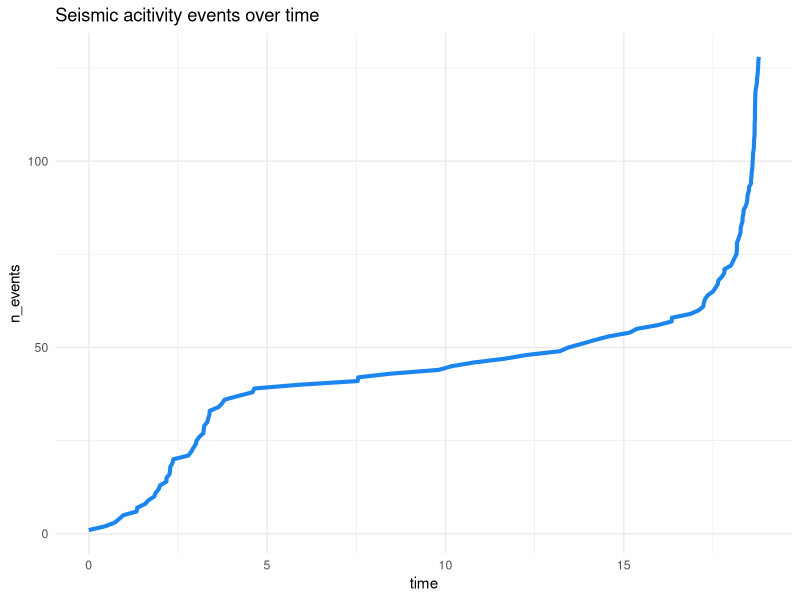

This chart was generated by the following R code: (Note: this script raises an error after producing the figure.)
library(tidyverse)
library(nloptr)
library(caret)
library(randomForest)

mining <- read_csv("MiningTraining2016.csv", col_names = c("time", "collapse")) %>%
  mutate(time = time / 60000000,
         n_events = seq(1, n(), 1))

theme_set(
  theme_minimal()
)

mining %>%
  ggplot(aes(time, n_events)) +
  geom_line(size = 1.4, colour = "dodgerblue2") +
  ggtitle("Seismic acitivity events over time")

#parameter estimation
dt <- 0.05

w <- 10 # experiment with window width to estimate intensity

n <- 50 # experiment with number of observations of intensity in the model

t0 <- ((n + w) * dt) # earliest time when regression can be fitted

i0 <- (findInterval(t0, mining$time) + 1) # earliest event number 

current_time <- mining$time[i0]

t_grid <- seq(current_time - t0 + dt, current_time, by = dt) # grid at t0

head(t_grid)

events_grid <- findInterval(t_grid, mining$time)

events_grid

N <- length(t_grid)

intensity <- events_grid[(w+1):N] - events_grid[1:(N-w)]

intensity <- intensity / (dt*w) # events per minute

time_grid <- t_grid[(N-n+1):N] # timeGrid contains t_i, i=1,...n

# Use pmax(x, 0.1) to avoid log(0)
log_intensity <- log(pmax(intensity, 0.1))

regression <- function(tc, logRate, regressionTimes, returnError){
  # tc - time of collapse
  # logRate - logarithm of intensity calculated at times t_i, i= 1,...,n
  # regressionTimes - sequence (tc-t_i), i= 1,...,n
  # returnError - logical flag, TRUE if function is used in a minimization procedure; then it returns mean-squared residual
  #               if FALSE return coefficient p, the slope, of the model    
  
  logregressionTimes <- log(tc-regressionTimes)
  linModel <- lm(logRate ~ logregressionTimes)
  if(returnError){ #if we use this function in a minimization procedure
    err <- sqrt(mean(linModel$residuals^2))
    res <- err    
  }
  else{ #we will need the p coefficient after minimization
    p <- linModel$coefficients[2]
    names(p) <- NULL
    res <- p
  }
  return(res)
}

res <- nloptr(x0= current_time+1, 
              eval_f=regression, 
              lb=current_time+0.1, 
              ub=current_time+10, 
              opts=list("algorithm"="NLOPT_LN_COBYLA", "xtol_rel" = 1e-04),
              logRate=log_intensity,
              regressionTimes=time_grid, returnError=TRUE)

tc <- res$solution

p <- regression(res$solution, log_intensity, time_grid, FALSE)

tc_collect <- function(record){
  current_time <- mining$time[record]
  
  t_grid <- seq(current_time - t0 + dt, current_time, by = dt) # grid at t0
  
  events_grid <- findInterval(t_grid, mining$time)
  
  N <- length(t_grid)
  
  intensity <- events_grid[(w+1):N] - events_grid[1:(N-w)]
  
  intensity <- intensity / (dt*w) # events per minute
  
  time_grid <- t_grid[(N-n+1):N] # timeGrid contains t_i, i=1,...n
  
  # Use pmax(x, 0.1) to avoid log(0)
  log_intensity <- log(pmax(intensity, 0.1))
  
  res <- nloptr(x0= current_time+1, 
                eval_f=regression, 
                lb=current_time+0.1, 
                ub=current_time+10, 
                opts=list("algorithm"="NLOPT_LN_COBYLA", "xtol_rel" = 1e-04),
                logRate=log_intensity,
                regressionTimes=time_grid, returnError=TRUE)
  
  tc <- res$solution
  
  p <- regression(res$solution, log_intensity, time_grid, FALSE)
  
  time_to_shock <- tc - current_time
  
  params <- list(tc = tc, p = p, intensity = tail(intensity, 1))
  
  return(params)
}

results_table <- map_df(25:nrow(mining), function(x) tc_collect(record = x)) %>%
  mutate(current_time = mining$time[25:nrow(mining)],
         time_to_shock = tc - current_time)

results_table <- results_table %>%
  mutate(alert_time = c(map(103:1, function(x) max(results_table$current_time) - 
                              results_table$current_time[nrow(results_table) - x]) %>% 
                          as.numeric(), 0),
         collapse = ifelse(alert_time < 2, 1, 0)) %>%
  select(p, intensity, time_to_shock, collapse)

collapse_glm <- glm(collapse ~., data = results_table)

glm_pred <- ifelse(collapse_glm$fitted.values > .4, 1, 0)

#88% accuracy
confusionMatrix(glm_pred, results_table$collapse)

set.seed(1017)
collapse_forest <- randomForest(as.factor(collapse) ~., data = results_table)

forest_pred <- predict(collapse_forest, type = "response")

#94% accuracy
confusionMatrix(forest_pred, results_table$collapse, positive = "1")

mining %>%
  slice(25:128) %>%
  mutate(fores_pred = forest_pred) %>%
  ggplot(aes(time, n_events, colour = forest_pred)) +
  geom_point() +
  ggtitle("Send message after 3-5 positive signals in a row to avoid false alarm")


#saving objects for stream
save(collapse_forest, file = "collapse_random_forest.rda")
save(regression, file = "optimized_regression.rda")
